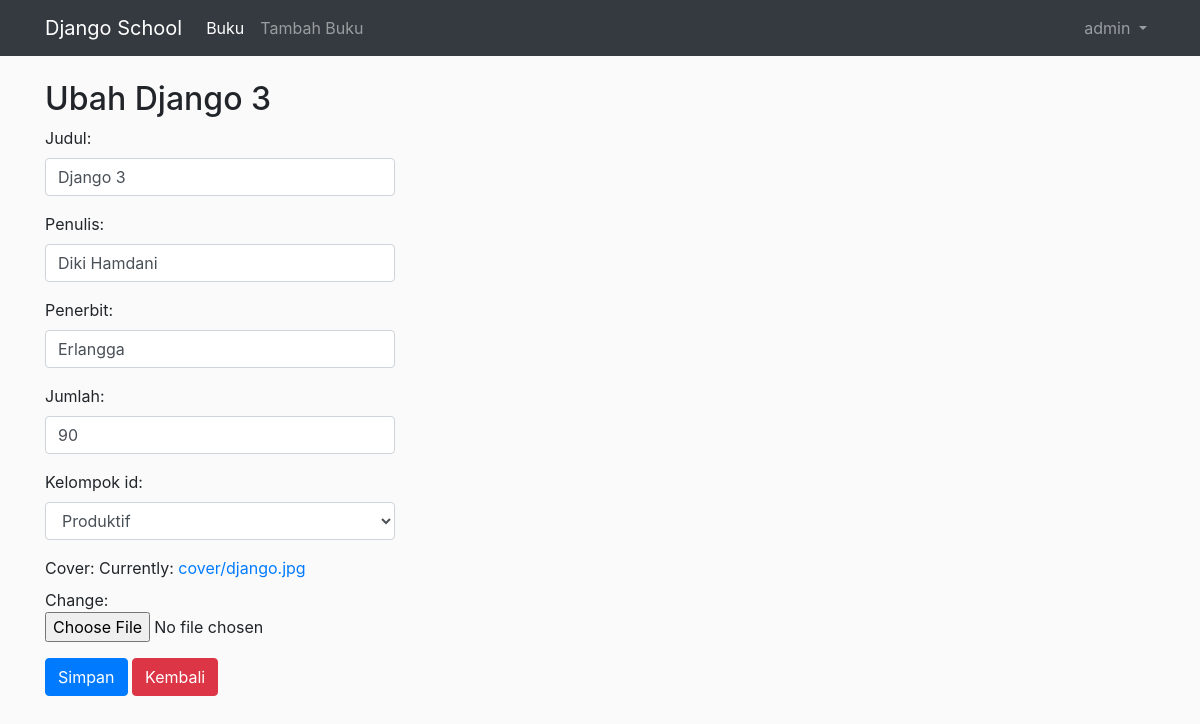
Page /buku/ubah/1 (signed in) on the committed database.
### perpus/models.py (models this page shows, shortened)
class Buku(models.Model):
    judul = models.CharField(max_length=50)
    penulis = models.CharField(max_length=20)
    penerbit = models.CharField(max_length=20)
    jumlah = models.IntegerField(null=True)
    kelompok_id = models.ForeignKey(Kelompok, on_delete=models.CASCADE, null=True)
    cover = models.ImageField(upload_to='cover/', null=True)
    tanggal = models.DateTimeField(auto_now_add=True, null=True)

### perpus/views.py (the view)
# urls.py: path('buku/ubah/<int:id_buku>', ubah_buku, name='ubah_buku'),
@login_required(login_url=settings.LOGIN_URL)
def ubah_buku(request, id_buku):
    buku = Buku.objects.get(id=id_buku)
    template = 'ubah-buku.html'
    if request.POST:
        form = FormBuku(request.POST, request.FILES, instance=buku)
        if form.is_valid():
            form.save()
            messages.success(request, "Data berhasil diubah!")
            return redirect('ubah_buku', id_buku=id_buku)
    else:
        form = FormBuku(instance=buku)
        konteks = {
            'form': form,
            'buku': buku,
        }
    return render(request, template, konteks)

### perpus/forms.py
class FormBuku(ModelForm):
    class Meta:
        model = Buku
        fields = '__all__'
        widgets = {
            'judul': forms.TextInput({'class': 'form-control'}),
            'penulis': forms.TextInput({'class': 'form-control'}),
            'penerbit': forms.TextInput({'class': 'form-control'}),
            'jumlah': forms.NumberInput({'class': 'form-control'}),
            'kelompok_id': forms.Select({'class': 'form-control'}),
        }

### perpus/models.py (called while the page is built)
    def __str__(self):
        return self.nama

### perpus/templates/ubah-buku.html (shortened to what this page needs)
{% extends 'base.html' %}
{% block content %}
<div class="row mt-4">
    <div class="col-md-4">
        <h2>Ubah {{ buku.judul }}</h2>
        <form action="{% url 'ubah_buku' buku.id %} " method="post"  enctype="multipart/form-data">
            {{form.as_p}}
            <button class="btn btn-primary" type="submit">Simpan</button>
            <a href="/buku" class="btn btn-danger">Kembali</a>
        </form>
    </div>
</div>
{% endblock %}

### templates/header.html (shortened to what this page needs)
{% load static %}
<!DOCTYPE html>
<html lang="en">
<head>
    <link rel="stylesheet" href="{% static 'css/bootstrap.min.css' %}">
    <link rel="stylesheet" href="{% static 'css/style.css' %}">
</head>
<body>
    {% if user.is_authenticated %}
    <nav class="navbar navbar-expand-lg navbar-dark bg-dark">
        <div class="container">
            <a class="navbar-brand" href="#">Django School</a>
            <div class="collapse navbar-collapse" id="navbarText">
                <ul class="navbar-nav mr-auto">
                    <li class="nav-item active">
                        <a class="nav-link" href="/buku">Buku <span class="sr-only">(current)</span></a>
                    </li>
                    <li class="nav-item">
                        <a class="nav-link" href="/tambah-buku">Tambah Buku</a>
                    </li>
                </ul>
                <ul class="navbar-nav ml-auto">
                    <li class="nav-item dropdown">
                        <a class="nav-link dropdown-toggle" href="#" id="navbarDropdown" role="button"
                            data-toggle="dropdown" aria-haspopup="true" aria-expanded="false">
                            {{user}}
                        </a>
                    </li>
                </ul>
            </div>
        </div>
    </nav>
    {% endif %}

### static/css/style.css (style rules this page uses)
body { background-color: rgb(250, 250, 250); }

### rows in the picture
Buku: judul "Django 3", penulis "Diki Hamdani", penerbit "Erlangga", jumlah "90", kelompok_id "Produktif"

### other values in the picture
{{ user }} "admin"
